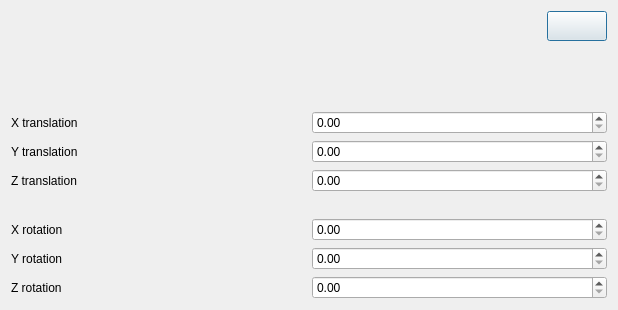
<?xml version="1.0" encoding="UTF-8"?>
<ui version="4.0">
 <class>AnimationDialog</class>
 <widget class="QDialog" name="AnimationDialog">
  <property name="geometry">
   <rect>
    <x>0</x>
    <y>0</y>
    <width>618</width>
    <height>310</height>
   </rect>
  </property>
  <property name="windowTitle">
   <string>Dialog</string>
  </property>
  <layout class="QVBoxLayout" name="verticalLayout">
   <item>
    <layout class="QGridLayout" name="topLayout">
     <item row="0" column="1">
      <widget class="QPushButton" name="aExitButton">
       <property name="minimumSize">
        <size>
         <width>60</width>
         <height>30</height>
        </size>
       </property>
       <property name="maximumSize">
        <size>
         <width>60</width>
         <height>30</height>
        </size>
       </property>
       <property name="text">
        <string/>
       </property>
       <property name="icon">
        <iconset resource="../../resources/style.qrc">
         <normaloff>:/qss_icons/icons/close.png</normaloff>:/qss_icons/icons/close.png</iconset>
       </property>
      </widget>
     </item>
     <item row="0" column="0">
      <spacer name="horizontalSpacer">
       <property name="orientation">
        <enum>Qt::Horizontal</enum>
       </property>
       <property name="sizeHint" stdset="0">
        <size>
         <width>40</width>
         <height>20</height>
        </size>
       </property>
      </spacer>
     </item>
    </layout>
   </item>
   <item>
    <spacer name="verticalSpacer_2">
     <property name="orientation">
      <enum>Qt::Vertical</enum>
     </property>
     <property name="sizeHint" stdset="0">
      <size>
       <width>20</width>
       <height>40</height>
      </size>
     </property>
    </spacer>
   </item>
   <item>
    <widget class="QLabel" name="aObjName">
     <property name="font">
      <font>
       <pointsize>12</pointsize>
       <bold>true</bold>
      </font>
     </property>
     <property name="text">
      <string/>
     </property>
     <property name="alignment">
      <set>Qt::AlignCenter</set>
     </property>
    </widget>
   </item>
   <item>
    <spacer name="verticalSpacer_3">
     <property name="orientation">
      <enum>Qt::Vertical</enum>
     </property>
     <property name="sizeHint" stdset="0">
      <size>
       <width>20</width>
       <height>40</height>
      </size>
     </property>
    </spacer>
   </item>
   <item>
    <layout class="QGridLayout" name="middleLayout">
     <item row="6" column="0">
      <widget class="QLabel" name="aRotZLabel">
       <property name="text">
        <string>Z rotation</string>
       </property>
      </widget>
     </item>
     <item row="3" column="0">
      <spacer name="verticalSpacer">
       <property name="orientation">
        <enum>Qt::Vertical</enum>
       </property>
       <property name="sizeHint" stdset="0">
        <size>
         <width>20</width>
         <height>40</height>
        </size>
       </property>
      </spacer>
     </item>
     <item row="0" column="1">
      <widget class="QDoubleSpinBox" name="aTransXValue"/>
     </item>
     <item row="1" column="1">
      <widget class="QDoubleSpinBox" name="aTransYValue"/>
     </item>
     <item row="2" column="1">
      <widget class="QDoubleSpinBox" name="aTransZValue"/>
     </item>
     <item row="4" column="1">
      <widget class="QDoubleSpinBox" name="aRotXValue"/>
     </item>
     <item row="5" column="1">
      <widget class="QDoubleSpinBox" name="aRotYValue"/>
     </item>
     <item row="6" column="1">
      <widget class="QDoubleSpinBox" name="aRotZValue"/>
     </item>
     <item row="1" column="0">
      <widget class="QLabel" name="aTransYLabel">
       <property name="text">
        <string>Y translation</string>
       </property>
      </widget>
     </item>
     <item row="0" column="0">
      <widget class="QLabel" name="aTransXLabel">
       <property name="text">
        <string>X translation</string>
       </property>
      </widget>
     </item>
     <item row="2" column="0">
      <widget class="QLabel" name="aTransZLabel">
       <property name="text">
        <string>Z translation</string>
       </property>
      </widget>
     </item>
     <item row="4" column="0">
      <widget class="QLabel" name="aRotXLabel">
       <property name="text">
        <string>X rotation</string>
       </property>
      </widget>
     </item>
     <item row="5" column="0">
      <widget class="QLabel" name="aRotYLabel">
       <property name="text">
        <string>Y rotation</string>
       </property>
      </widget>
     </item>
    </layout>
   </item>
  </layout>
 </widget>
 <resources>
  <include location="../../resources/style.qrc"/>
 </resources>
 <connections/>
</ui>
